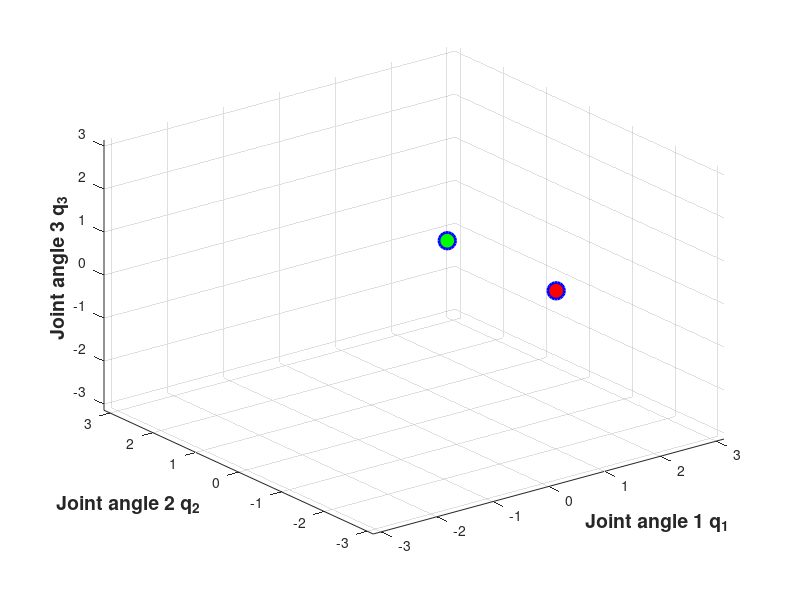

The MATLAB script that drew this image: (Note: this script raises an error after producing the figure.)
clear;
clc;
close all;

addpath('./');
addpath('./kinematics');
addpath('./visualization');

% Set RRT parameters and select variant of RRT planner
rrt_variant     = 'goal_directed';
numberOfSamples = 8000;
stepSize        = 0.03;
goalProbability = 0.1;
errorThreshold  = 0.3;
epsilon = 0.0001;
steps = 3000;

% Set initial configuration q_init (in joint space)
ql = [2 2 1];

% Set initial and goal configuration
q       = [1.5707; -1.2708; 0];
q_init  = q;
q_goal  = [1.5707; 1.2708; 0];

% Load scene data
%file = 'file2.scene';
%obst = load(file);     % data in format [tx, ty, theta, dim_x, dim_y]

% Initialize tree, store as array of size 3 x n
G = [q];
E = [1];

qSum = [];
X = [];

% Start timing
tic

% Mark initial configuration
plot3(G(1,1), G(2,1), G(3,1), 'ro', 'LineWidth',2, 'MarkerEdgeColor','b',...
    'MarkerFaceColor','r','MarkerSize',12);
grid on; hold on;

% Mark goal configuration in case of goal directed RRTs
plot3(q_goal(1), q_goal(2), q_goal(3), 'go', 'LineWidth',2, 'MarkerEdgeColor','b',...
    'MarkerFaceColor','g', 'MarkerSize',12)

% Add labels to axes
xlabel('Joint angle 1 q_1','fontsize',14,'fontweight','b')
ylabel('Joint angle 2 q_2','fontsize',14,'fontweight','b')
zlabel('Joint angle 3 q_3','fontsize',14,'fontweight','b')
axis([-pi pi -pi pi -pi pi]);

while(size(G,2) < numberOfSamples)
    % Sample random configuration

    % move towards goal with probability goalProbability
    if(rand() < goalProbability)
        q_rand = q_goal;
    else
        q_rand = [rand(); rand(); rand()] * 2 * pi - pi;
    end

    % Find nearest point in already grown tree
    index =  getNearest(G', q_rand);
    q_near = G(:, index);
        
    % Move from q_near towards q_rand
    dq1 = q_rand(1) - q_near(1);
    dq2 = q_rand(2) - q_near(2);
    dq3 = q_rand(3) - q_near(3);
    
    dq = [dq1; dq2; dq3];
    
    q_step = q_near + stepSize * (dq/norm(dq));
    
    % Compute workspace position of the candidate
    x = fk(q_step, ql)';
    
    % Compute the error given the following constraint
    dy      = norm(2.8868 - x(2));
    dy_prev = inf;
    
    % If there is non-zero error, drive q_near closer to the constraint
    % Utilize forward retraction approach
    q_new = q_step;
    
    i = 0;
    while(norm(dy) > epsilon)
      i = i+1;
      if i > steps
        break
      end
      
      % Close to singularities, the pseudo-inverse may become
      % unstable. To resolve this, we discard samples when the
      % magnitude of adjustment exceeds the original displacement.
      if(norm(q_step - q_new) > norm(q_new - q_near))
        q_step = q_new;
        break;
      end
      
      % Recompute end effector position
      x = fk(q_step, ql)';

      % Recompute current error
      dx      = 0;
      dy      = norm(2.8868 - x(2));
      dtheta  = 0;
      dError  = [dx; dy; dtheta];

      % Recompute velocities
      vx = dx;
      vy = dy;
      w  = dtheta;
      xDot    = [vx; vy; w];
      xDot = stepSize * xDot;

      % Recompute Jacobian
      J = armJacobian(q_step, ql);
      
      % Update joint velocities
      qDot = inv(J) * xDot;
      q_step = q_step - stepSize* qDot;    
    end
    
    % Append q_step to tree --> no collision checks needed, since we use an
    % open environment without obstacles
    % Only add if dy is not too big
    if(dy < 2*errorThreshold)
        G = [G, q_step];
        E(length(E) + 1) = index;       % store index of q_near as parent
    end
    
    if(~mod(length(G), 10))
        disp(['Added node ', num2str(length(G)), ' to tree']);
    end
    
    % Use a workspace error threshold
    if(norm(fk(q_step, ql) - fk(q_goal, ql)) < errorThreshold)
        disp(['Goal found']);
        break;
    end
    
    % Plot new data in 3D space
    plot3(G(1,end), G(2,end), G(3,end), 'bx');
    
    % Draw random sampled config and taken step
%     h_old = plot3(q_rand(1), q_rand(2), q_rand(3), 'bo',...
%         'LineWidth',2,...
%         'MarkerEdgeColor','b',...
%         'MarkerFaceColor','b',...
%         'MarkerSize',12); hold on;
    
    % Plot edges of tree
% 	Xedge = [G(1, end), G(1, E(end))];
%     Yedge = [G(2, end), G(2, E(end))];
%     Zedge = [G(3, end), G(3, E(end))];
%     line(Xedge, Yedge, Zedge);
    
    pause(0.01);
%     delete(h_old);
end

% End timing
toc

%% Reconstruct path and animate it and/or create video
vidoe = false;
file = '';

if(strcmp(rrt_variant, 'baseline'))
    % Pick random node on tree and move arm back to start position
    %q_goal = G(1:3, randi(length(G)));    
    q_last = G(1:3, end); 
elseif(strcmp(rrt_variant, 'goal_directed') || strcmp(rrt_variant, 'goal_connect'))
    % Pick last node added to tree, i.e. goal configuration
    q_last = G(1:3, end);
end

qSum = q_last;

% Reconstruct path taken
i = length(G);

while(i > 1)
    i = E(i);
    qSum = [qSum G(1:3, i)];
end

if(strcmp(rrt_variant, 'baseline'))
    drawScene(file, qSum', ql, '', fk(q_init, ql), fk(q_goal, ql));
elseif(strcmp(rrt_variant, 'goal_directed') || strcmp(rrt_variant, 'goal_connect'))
    drawScene(file, qSum', ql, '', fk(q_init, ql), fk(q_goal, ql));
end

%% Draw tree
% Plot data in 3D space
plot3(G(1,:), G(2,:), G(3,:), 'bx');
grid on; hold on;

% Mark initial configuration
plot3(G(1,1), G(2,1), G(3,1), 'ro',...
    'LineWidth',2,...
    'MarkerEdgeColor','b',...
    'MarkerFaceColor','r',...
    'MarkerSize',12)

% Mark goal configuration in case of goal directed RRTs
if(strcmp(rrt_variant, 'goal_directed'))
    plot3(q_goal(1), q_goal(2), q_goal(3), 'go',...
        'LineWidth',2,...
        'MarkerEdgeColor','b',...
        'MarkerFaceColor','g',...
        'MarkerSize',12)
end

% Plot edges of tree
% for i = 1:1:length(E)
%     X = [G(1, i), G(1, E(i))];
%     Y = [G(2, i), G(2, E(i))];
%     Z = [G(3, i), G(3, E(i))];
%     line(X, Y, Z);
% end

% Add labels to axes
xlabel('Joint angle 1 q_1','fontsize',14,'fontweight','b')
ylabel('Joint angle 2 q_2','fontsize',14,'fontweight','b')
zlabel('Joint angle 3 q_3','fontsize',14,'fontweight','b')
    
%% Prepare tree for video - call createVideo(tree, 'filename', step)
tree = zeros(length(E), 6);

for i = 1:1:length(E)
    tree(i, :) = [G(1:3, i)', G(1:3, E(i))'];
end

createVideo(tree, 'filename', 2)